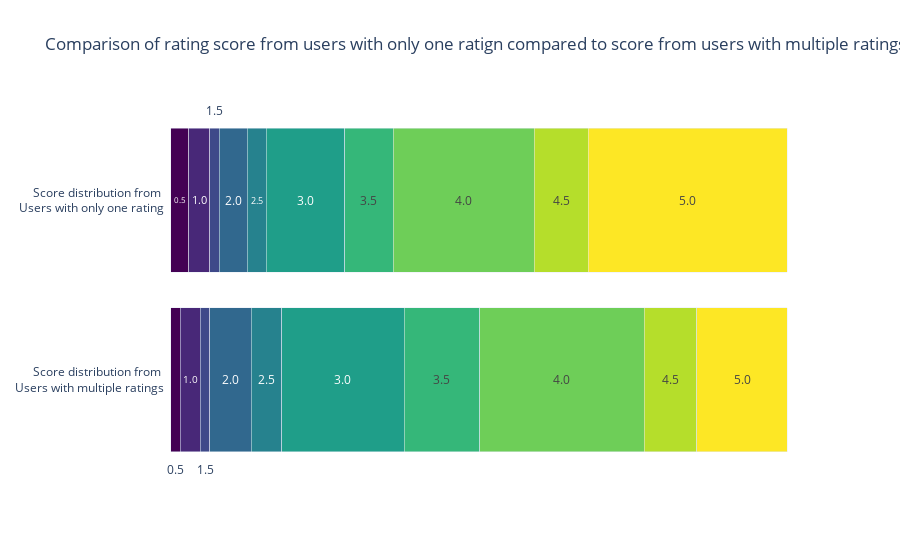

The notebook cell this image was saved under:
### Code cell
#Max threshold that makes sense
#threshold = 0.0312
threshold = 0.02
descripion_only_one_ratings = ['Score distribution from <br> Users with only one rating']
descriont_multiple_ratings = ['Score distribution from <br> Users with multiple ratings']
colors = px.colors.sequential.Viridis
fig = make_subplots(rows=2, cols=1, shared_xaxes=True, vertical_spacing = 0.00)
create_stacked_barchart_subplot(fig, threshold, descripion_only_one_ratings, binned_ratings_single_account_percentage, 1, 1, colors, list_of_ratings, True)
create_stacked_barchart_subplot(fig, threshold, descriont_multiple_ratings, binned_ratings_without_single_accounts_percentage, 1, 2, colors, list_of_ratings, False)

fig.update_layout(barmode='stack')
fig.update_layout(title={'text': "Comparison of rating score from users with only one ratign compared to score from users with multiple ratings"})
fig.update_xaxes(visible=False)
fig.update_layout(plot_bgcolor="#FFFFFF")
fig.show()

### Figure 1 — Plotly figure (JSON) as saved in the notebook; plotly's stock layout.template omitted (floating-point values rounded to 4 significant figures)
{"data": [{"insidetextanchor": "middle", "marker": {"color": "#440154"}, "name": "0.5", "orientation": "h", "showlegend": false, "text": "0.5", "textangle": 0, "textposition": "inside", "type": "bar", "x": [0.02918], "xaxis": "x", "y": ["Score distribution from <br> Users with only one rating"], "yaxis": "y"}, {"insidetextanchor": "middle", "marker": {"color": "#482878"}, "name": "1.0", "orientation": "h", "showlegend": false, "text": "1.0", "textangle": 0, "textposition": "inside", "type": "bar", "x": [0.03452], "xaxis": "x", "y": ["Score distribution from <br> Users with only one rating"], "yaxis": "y"}, {"insidetextanchor": "middle", "marker": {"color": "#3e4989"}, "name": "1.5", "orientation": "h", "showlegend": false, "text": "1.5", "textangle": 0, "textposition": "none", "type": "bar", "x": [0.01495], "xaxis": "x", "y": ["Score distribution from <br> Users with only one rating"], "yaxis": "y"}, {"insidetextanchor": "middle", "marker": {"color": "#31688e"}, "name": "2.0", "orientation": "h", "showlegend": false, "text": "2.0", "textangle": 0, "textposition": "inside", "type": "bar", "x": [0.04537], "xaxis": "x", "y": ["Score distribution from <br> Users with only one rating"], "yaxis": "y"}, {"insidetextanchor": "middle", "marker": {"color": "#26828e"}, "name": "2.5", "orientation": "h", "showlegend": false, "text": "2.5", "textangle": 0, "textposition": "inside", "type": "bar", "x": [0.03114], "xaxis": "x", "y": ["Score distribution from <br> Users with only one rating"], "yaxis": "y"}, {"insidetextanchor": "middle", "marker": {"color": "#1f9e89"}, "name": "3.0", "orientation": "h", "showlegend": false, "text": "3.0", "textangle": 0, "textposition": "inside", "type": "bar", "x": [0.127], "xaxis": "x", "y": ["Score distribution from <br> Users with only one rating"], "yaxis": "y"}, {"insidetextanchor": "middle", "marker": {"color": "#35b779"}, "name": "3.5", "orientation": "h", "showlegend": false, "text": "3.5", "textangle": 0, "textposition": "inside", "type": "bar", "x": [0.07865], "xaxis": "x", "y": ["Score distribution from <br> Users with only one rating"], "yaxis": "y"}, {"insidetextanchor": "middle", "marker": {"color": "#6ece58"}, "name": "4.0", "orientation": "h", "showlegend": false, "text": "4.0", "textangle": 0, "textposition": "inside", "type": "bar", "x": [0.2285], "xaxis": "x", "y": ["Score distribution from <br> Users with only one rating"], "yaxis": "y"}, {"insidetextanchor": "middle", "marker": {"color": "#b5de2b"}, "name": "4.5", "orientation": "h", "showlegend": false, "text": "4.5", "textangle": 0, "textposition": "inside", "type": "bar", "x": [0.08808], "xaxis": "x", "y": ["Score distribution from <br> Users with only one rating"], "yaxis": "y"}, {"insidetextanchor": "middle", "marker": {"color": "#fde725"}, "name": "5.0", "orientation": "h", "showlegend": false, "text": "5.0", "textangle": 0, "textposition": "inside", "type": "bar", "x": [0.3226], "xaxis": "x", "y": ["Score distribution from <br> Users with only one rating"], "yaxis": "y"}, {"insidetextanchor": "middle", "marker": {"color": "#440154"}, "name": "0.5", "orientation": "h", "showlegend": false, "text": "0.5", "textangle": 0, "textposition": "none", "type": "bar", "x": [0.01594], "xaxis": "x2", "y": ["Score distribution from <br> Users with multiple ratings"], "yaxis": "y2"}, {"insidetextanchor": "middle", "marker": {"color": "#482878"}, "name": "1.0", "orientation": "h", "showlegend": false, "text": "1.0", "textangle": 0, "textposition": "inside", "type": "bar", "x": [0.03193], "xaxis": "x2", "y": ["Score distribution from <br> Users with multiple ratings"], "yaxis": "y2"}, {"insidetextanchor": "middle", "marker": {"color": "#3e4989"}, "name": "1.5", "orientation": "h", "showlegend": false, "text": "1.5", "textangle": 0, "textposition": "none", "type": "bar", "x": [0.0159], "xaxis": "x2", "y": ["Score distribution from <br> Users with multiple ratings"], "yaxis": "y2"}, {"insidetextanchor": "middle", "marker": {"color": "#31688e"}, "name": "2.0", "orientation": "h", "showlegend": false, "text": "2.0", "textangle": 0, "textposition": "inside", "type": "bar", "x": [0.06669], "xaxis": "x2", "y": ["Score distribution from <br> Users with multiple ratings"], "yaxis": "y2"}, {"insidetextanchor": "middle", "marker": {"color": "#26828e"}, "name": "2.5", "orientation": "h", "showlegend": false, "text": "2.5", "textangle": 0, "textposition": "inside", "type": "bar", "x": [0.04949], "xaxis": "x2", "y": ["Score distribution from <br> Users with multiple ratings"], "yaxis": "y2"}, {"insidetextanchor": "middle", "marker": {"color": "#1f9e89"}, "name": "3.0", "orientation": "h", "showlegend": false, "text": "3.0", "textangle": 0, "textposition": "inside", "type": "bar", "x": [0.1988], "xaxis": "x2", "y": ["Score distribution from <br> Users with multiple ratings"], "yaxis": "y2"}, {"insidetextanchor": "middle", "marker": {"color": "#35b779"}, "name": "3.5", "orientation": "h", "showlegend": false, "text": "3.5", "textangle": 0, "textposition": "inside", "type": "bar", "x": [0.1227], "xaxis": "x2", "y": ["Score distribution from <br> Users with multiple ratings"], "yaxis": "y2"}, {"insidetextanchor": "middle", "marker": {"color": "#6ece58"}, "name": "4.0", "orientation": "h", "showlegend": false, "text": "4.0", "textangle": 0, "textposition": "inside", "type": "bar", "x": [0.2665], "xaxis": "x2", "y": ["Score distribution from <br> Users with multiple ratings"], "yaxis": "y2"}, {"insidetextanchor": "middle", "marker": {"color": "#b5de2b"}, "name": "4.5", "orientation": "h", "showlegend": false, "text": "4.5", "textangle": 0, "textposition": "inside", "type": "bar", "x": [0.08552], "xaxis": "x2", "y": ["Score distribution from <br> Users with multiple ratings"], "yaxis": "y2"}, {"insidetextanchor": "middle", "marker": {"color": "#fde725"}, "name": "5.0", "orientation": "h", "showlegend": false, "text": "5.0", "textangle": 0, "textposition": "inside", "type": "bar", "x": [0.1467], "xaxis": "x2", "y": ["Score distribution from <br> Users with multiple ratings"], "yaxis": "y2"}], "layout": {"annotations": [{"showarrow": false, "text": "1.5", "x": 0.07117, "xref": "x", "y": 0.5, "yref": "y"}, {"showarrow": false, "text": "0.5", "x": 0.007969, "xref": "x", "y": -0.5, "yref": "y2"}, {"showarrow": false, "text": "1.5", "x": 0.05582, "xref": "x", "y": -0.5, "yref": "y2"}], "barmode": "stack", "plot_bgcolor": "#FFFFFF", "title": {"text": "Comparison of rating score from users with only one ratign compared to score from users with multiple ratings"}, "xaxis": {"anchor": "y", "domain": [0, 1], "matches": "x2", "showticklabels": false, "visible": false}, "xaxis2": {"anchor": "y2", "domain": [0, 1], "visible": false}, "yaxis": {"anchor": "x", "domain": [0.5, 1]}, "yaxis2": {"anchor": "x2", "domain": [0, 0.5]}}}
